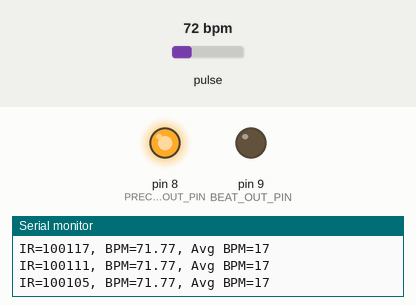
Bench run of a sketch on a simulated Arduino Uno, built with avr-gcc and run on an emulated ATmega328P. Parts: output pins drawn as LEDs (lit = HIGH), the last lines printed to the serial monitor. Dashed ring = blinking. The test bench sets the inputs (shaded band); at power-on: pulse 72 bpm.

Above: at 1.2 s.
1.3 s: pulse set to 42 bpm
At 2.32 s:
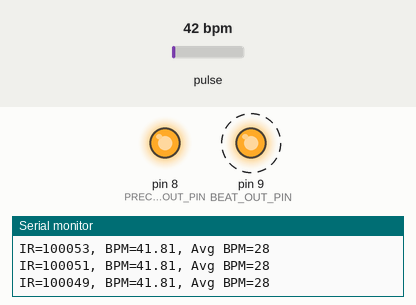
4.3 s: pulse set to 130 bpm
At 4.82 s:
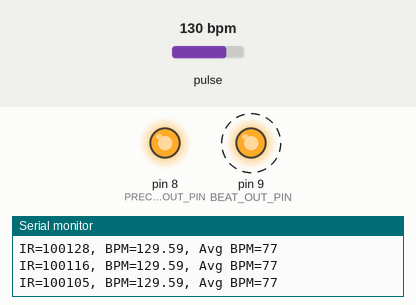
Timing chart, 0 to 13.3 s (numbered marks = the images above; inputs shaded):
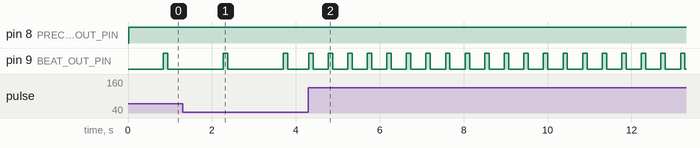

Measured:
- after the input at 1.3 s, pin 9 (BEAT_OUT_PIN): alternates HIGH for 0.10 s and LOW for 1.3 s, starting after 0.97 s
- after the input at 4.3 s, pin 9 (BEAT_OUT_PIN): alternates HIGH for 0.11 s and LOW for 0.36 s, starting at once

The sketch:

HeartBeat_to_digital_out.ino
```cpp
/*
  Optical Heart Rate Detection (PBA Algorithm) using the MAX30105 Breakout
  By: Nathan Seidle @ SparkFun Electronics
  Date: October 2nd, 2016
  https://github.com/sparkfun/MAX30105_Breakout

  This is a demo to show the reading of heart rate or beats per minute (BPM) using
  a Penpheral Beat Amplitude (PBA) algorithm.

  It is best to attach the sensor to your finger using a rubber band or other tightening
  device. Humans are generally bad at applying constant pressure to a thing. When you
  press your finger against the sensor it varies enough to cause the blood in your
  finger to flow differently which causes the sensor readings to go wonky.

  Hardware Connections (Breakoutboard to Arduino):
  -5V = 5V (3.3V is allowed)
  -GND = GND
  -SDA = A4 (or SDA)
  -SCL = A5 (or SCL)
  -INT = Not connected

  The MAX30105 Breakout can handle 5V or 3.3V I2C logic. We recommend powering the board with 5V
  but it will also run at 3.3V.
*/

#include <Wire.h>
#include "MAX30105.h"

#include "heartRate.h"

MAX30105 particleSensor;

const byte RATE_SIZE = 4; //Increase this for more averaging. 4 is good.
byte rates[RATE_SIZE]; //Array of heart rates
byte rateSpot = 0;
long lastBeat = 0; //Time at which the last beat occurred

#define PRECENSE_OUT_PIN 8
#define BEAT_OUT_PIN 9
#define KEEP_LED 100

float beatsPerMinute;
int beatAvg;

void setup()
{
  Serial.begin(115200);
  Serial.println("Initializing...");

  // Initialize sensor
  if (!particleSensor.begin(Wire, I2C_SPEED_FAST)) //Use default I2C port, 400kHz speed
  {
    Serial.println("MAX30105 was not found. Please check wiring/power. ");
    while (1);
  }
  Serial.println("Place your index finger on the sensor with steady pressure.");

  particleSensor.setup(); //Configure sensor with default settings
  particleSensor.setPulseAmplitudeRed(0x0A); //Turn Red LED to low to indicate sensor is running
  particleSensor.setPulseAmplitudeGreen(0); //Turn off Green LED

  pinMode(PRECENSE_OUT_PIN, OUTPUT);
  pinMode(BEAT_OUT_PIN, OUTPUT);
  digitalWrite(PRECENSE_OUT_PIN, LOW);
  digitalWrite(BEAT_OUT_PIN, LOW);
}

void loop()
{
  long irValue = particleSensor.getIR();

  if (checkForBeat(irValue) == true && irValue > 50000)
  {

    //We sensed a beat!
    long delta = millis() - lastBeat;
    lastBeat = millis();
    digitalWrite(BEAT_OUT_PIN, HIGH);

    beatsPerMinute = 60 / (delta / 1000.0);

    if (beatsPerMinute < 255 && beatsPerMinute > 20)
    {
      rates[rateSpot++] = (byte)beatsPerMinute; //Store this reading in the array
      rateSpot %= RATE_SIZE; //Wrap variable

      //Take average of readings
      beatAvg = 0;
      for (byte x = 0 ; x < RATE_SIZE ; x++)
        beatAvg += rates[x];
      beatAvg /= RATE_SIZE;
    }
  } else if (millis() >= lastBeat + KEEP_LED ) {
    digitalWrite(BEAT_OUT_PIN, LOW);
  }

  Serial.print("IR=");
  Serial.print(irValue);
  Serial.print(", BPM=");
  Serial.print(beatsPerMinute);
  Serial.print(", Avg BPM=");
  Serial.print(beatAvg);

  if (irValue < 50000) {
    Serial.print(" No finger?");
    digitalWrite(PRECENSE_OUT_PIN, LOW);
  }
  else {
    digitalWrite(PRECENSE_OUT_PIN, HIGH);
  }

  Serial.println();
}
```

License.ino
```cpp
// (licence header left out)

```
